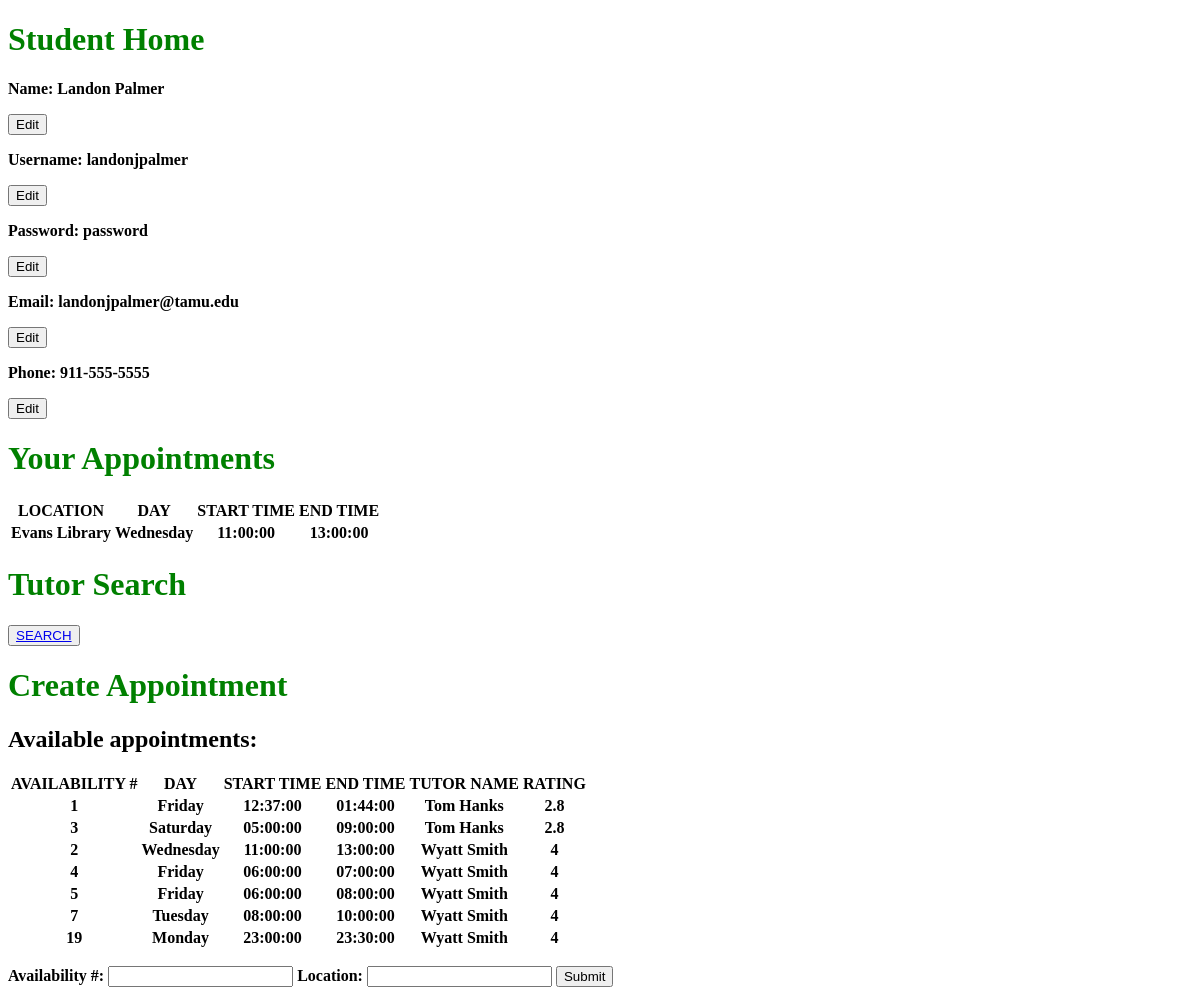
The app's page /student.php?user_id=1, older data.
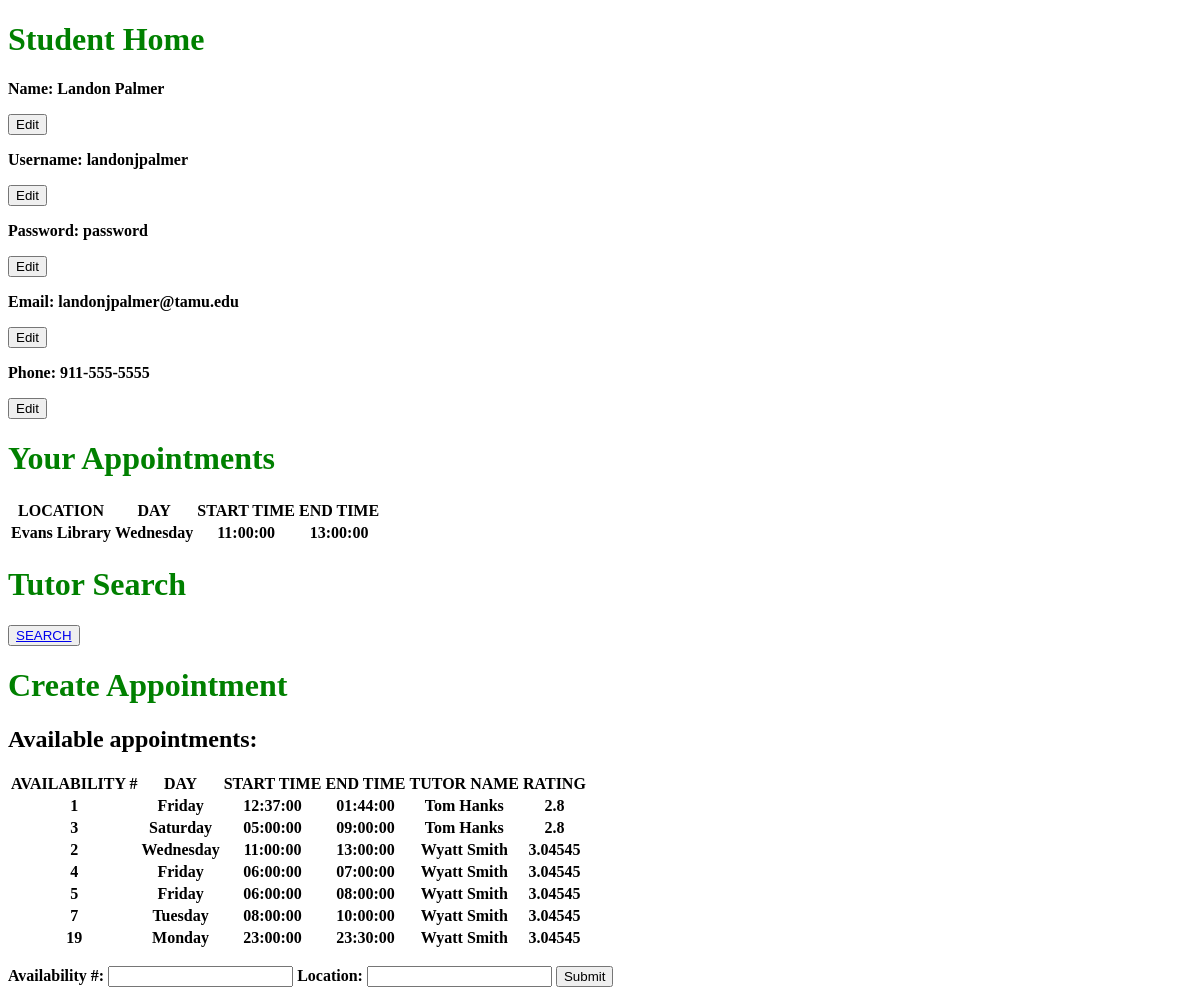
The same page, newer data.
### tables this page shows
CREATE TABLE `user` (
  `USER_ID` int(50) NOT NULL,
  `USERNAME` varchar(50) NOT NULL,
  `PASSWORD` varchar(50) NOT NULL,
  `F_NAME` varchar(50) NOT NULL,
  `L_NAME` varchar(50) NOT NULL,
  `PHONE` varchar(50) NOT NULL,
  `EMAIL` varchar(50) NOT NULL,
  `IS_STUDENT` tinyint(1) NOT NULL,
  `IS_TUTOR` tinyint(1) NOT NULL,
  `IS_ADMIN` tinyint(1) NOT NULL
);

CREATE TABLE `appointment` (
  `APPOINTMENT_ID` int(50) NOT NULL,
  `STUDENT_ID` int(50) NOT NULL,
  `TUTOR_ID` int(50) NOT NULL,
  `SUBJECT_ID` int(50) NOT NULL,
  `AVAILABILITY_ID` int(11) DEFAULT NULL,
  `LOCATION` varchar(50) DEFAULT NULL
);

CREATE TABLE `availability` (
  `AVAILABILITY_ID` int(11) NOT NULL,
  `DAY` varchar(15) DEFAULT NULL,
  `TUTOR_ID` int(11) DEFAULT NULL,
  `START_TIME` time DEFAULT NULL,
  `END_TIME` time DEFAULT NULL
);

CREATE TABLE `tutor` (
  `USER_ID` int(50) NOT NULL,
  `AVG_RATING` float NOT NULL
);

### student.php (the view, shortened to what this page needs)
<?php
  $user_id = $_GET['user_id'];
  $db_host = 'localhost';
  $db_user = 'root';
  $db_password = 'root';
  $db_db = 'tutor_app';
  $mysqli = new mysqli(
    $db_host,
    $db_user,
    $db_password,
    $db_db
  );
  $appointment_sql = "SELECT appointment.STUDENT_ID, appointment.LOCATION, availability.DAY, availability.START_TIME, availability.END_TIME \n"
    . "FROM appointment \n"
    . "JOIN availability ON appointment.AVAILABILITY_ID = availability.AVAILABILITY_ID \n"
    . "WHERE STUDENT_ID=$user_id\n";
  $appointments_list = $mysqli->query($appointment_sql);
  $appointment_detailed = "SELECT availability.AVAILABILITY_ID, availability.DAY, availability.START_TIME, availability.END_TIME, user.F_NAME, user.L_NAME, tutor.AVG_RATING FROM availability JOIN user ON availability.TUTOR_ID = user.USER_ID JOIN tutor ON availability.TUTOR_ID = tutor.USER_ID";
  $appointments_detailed_list = $mysqli->query($appointment_detailed);
  $profile_query = "SELECT USERNAME, PASSWORD, F_NAME, L_NAME, PHONE, EMAIL\n"
  . "FROM `user`\n"
  . "WHERE `USER_ID`=$user_id";
  $profile = $mysqli->query($profile_query);
  function edit_button($elem){
    echo "<button onclick=\"show('$elem');show('" . $elem . "_Entry');show('" . $elem . "_Submit');\">Edit</button><br>";
  }
?>
<!DOCTYPE html>
<html>
<head>
</head>
<body>
  <h1>Student Home</h1>
  <p><?php
        $profile_info = $profile->fetch_array(MYSQLI_ASSOC);
        echo "<p><strong>Name: " . $profile_info["F_NAME"] . " " . $profile_info["L_NAME"] . "</p>";
        ?>
        <button onclick="show('F_Name');show('F_Name_Entry');show('L_Name');show('L_Name_Entry');show('Name_Submit');">Edit</button><br>
        <?php
        echo "<p><strong>Username: </strong> " . $profile_info["USERNAME"] . "</p>";
        edit_button("Username");
        echo "<p><strong>Password: </strong> " . $profile_info["PASSWORD"] . "</p>";
        echo "<p><strong>Email: </strong> " . $profile_info["EMAIL"] . "</p>";
        echo "<p><strong>Phone: </strong>" . $profile_info["PHONE"] . "</p>";
      ?>
  </p>
  <h1>Your Appointments</h1>
  <p><?php
  echo "<table>";
  echo "<tr>";
  echo "<th>LOCATION</th>";
  echo "<th>DAY</th>";
  echo "<th>START TIME</th>";
  echo "<th>END TIME</th>";
  while($row = mysqli_fetch_array($appointments_list))
  {
    echo "<tr>";
    echo "<th>" . $row["LOCATION"] . "</th>";
    echo "<th>" . $row["DAY"] . "</th>";
    echo "<th>" . $row["START_TIME"] . "</th>";
    echo "<th>" . $row["END_TIME"] . "</th>";
    echo "</tr>";
  }
  echo "</table>";
  ?></p>
  <h1>Tutor Search</h1>
  <button><a href="/search.php">SEARCH</a></button>
  <h1>Create Appointment</h1>
  <h2>Available appointments: </h2>
  <p><?php
    echo "<table>";
    echo "<tr>";
    echo "<th>AVAILABILITY #</th>";
    echo "<th>DAY</th>";
    echo "<th>START TIME</th>";
    echo "<th>END TIME</th>";
    echo "<th>TUTOR NAME</th>";
    echo "<th>RATING</th>";
    while($row = mysqli_fetch_array($appointments_detailed_list))
  {
    echo "<tr>";
    echo "<th>" . $row["AVAILABILITY_ID"] . "</th>";
    echo "<th>" . $row["DAY"] . "</th>";
    echo "<th>" . $row["START_TIME"] . "</th>";
    echo "<th>" . $row["END_TIME"] . "</th>";
    echo "<th>" . $row["F_NAME"] . " " . $row["L_NAME"] . "</th>";
    echo "<th>" . $row["AVG_RATING"] . "</th>";
    echo "</tr>";
  }
  echo "</table>";
  ?>
</p>
<form name = "form2" action="" method="post">
<label id="A_Num" for="A_Num">Availability #:</label>
<input id="A_Num_Entry" name="A_Num" type="text">
<label id="A_Loc" for="A_Loc">Location:</label>
<input id="A_Loc_Entry" name="A_Loc" type="text">
<input type="submit">
</form>
</body>
</html>

### student.php (style rules this page uses)
h1 { color: green; }

Row changes from the older to the newer data that the page shows:
changed through a linked row, availability "Wednesday": TUTOR_ID.AVG_RATING "4" → "3.04545"
changed through a linked row, availability id 4: TUTOR_ID.AVG_RATING "4" → "3.04545"
changed through a linked row, availability id 5: TUTOR_ID.AVG_RATING "4" → "3.04545"
changed through a linked row, availability "Tuesday": TUTOR_ID.AVG_RATING "4" → "3.04545"
changed through a linked row, availability "Monday": TUTOR_ID.AVG_RATING "4" → "3.04545"
